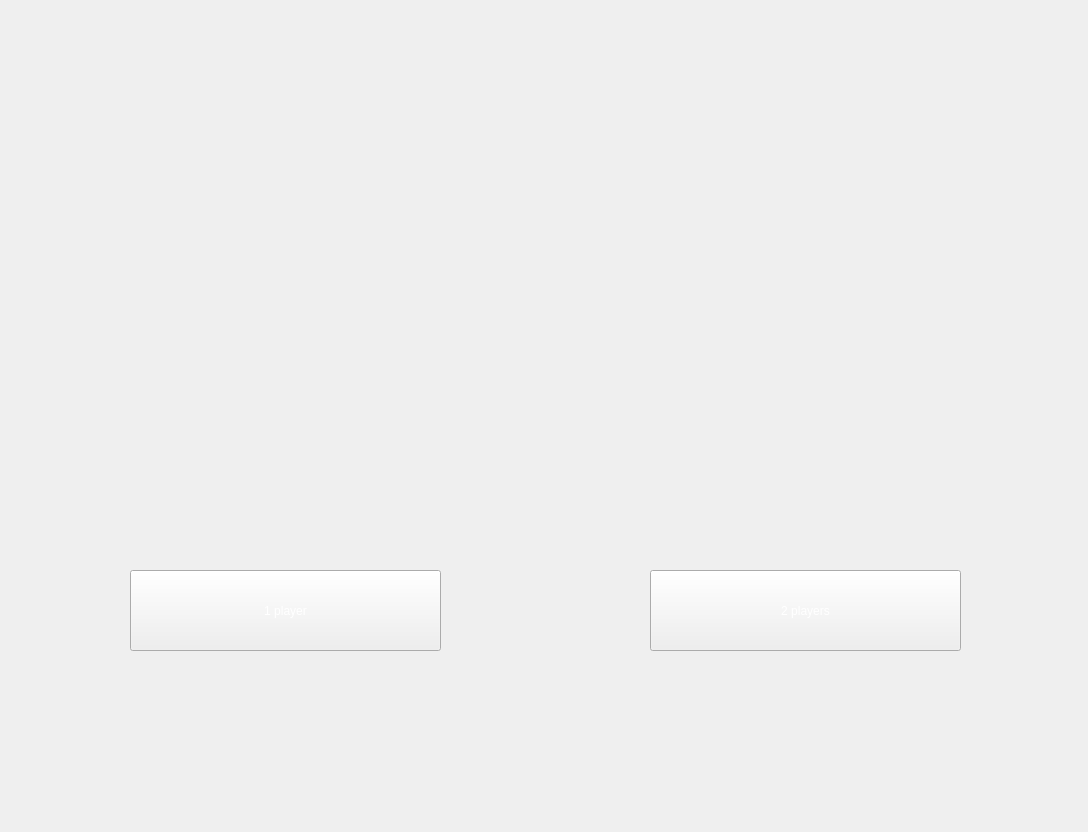
<?xml version="1.0" encoding="UTF-8"?>
<ui version="4.0">
 <class>ModeChooseForm</class>
 <widget class="QWidget" name="ModeChooseForm">
  <property name="geometry">
   <rect>
    <x>0</x>
    <y>0</y>
    <width>1088</width>
    <height>832</height>
   </rect>
  </property>
  <property name="sizePolicy">
   <sizepolicy hsizetype="Preferred" vsizetype="Preferred">
    <horstretch>0</horstretch>
    <verstretch>0</verstretch>
   </sizepolicy>
  </property>
  <property name="windowTitle">
   <string>Form</string>
  </property>
  <widget class="QPushButton" name="btn_mode1">
   <property name="geometry">
    <rect>
     <x>130</x>
     <y>570</y>
     <width>311</width>
     <height>81</height>
    </rect>
   </property>
   <property name="styleSheet">
    <string notr="true">QPushButton{
border-image: url(:/button/button/blue_button00.png);
color: rgb(255, 255, 255);
}
QPushButton:hover{
border-image: url(:/button/button/blue_button04.png);
color: rgb(255, 255, 255);
}
QPushButton:pressed{
border-image: url(:/button/button/blue_button01.png);
color: rgb(255, 255, 255);
}</string>
   </property>
   <property name="text">
    <string>1 player</string>
   </property>
  </widget>
  <widget class="QPushButton" name="btn_mode2">
   <property name="geometry">
    <rect>
     <x>650</x>
     <y>570</y>
     <width>311</width>
     <height>81</height>
    </rect>
   </property>
   <property name="styleSheet">
    <string notr="true">QPushButton{
border-image: url(:/button/button/green_button00.png);
color: rgb(255, 255, 255);
}
QPushButton:hover{
border-image: url(:/button/button/green_button04.png);
color: rgb(255, 255, 255);
}
QPushButton:pressed{
border-image: url(:/button/button/green_button01.png);
color: rgb(255, 255, 255);
}</string>
   </property>
   <property name="text">
    <string>2 players</string>
   </property>
  </widget>
 </widget>
 <resources/>
 <connections/>
</ui>
